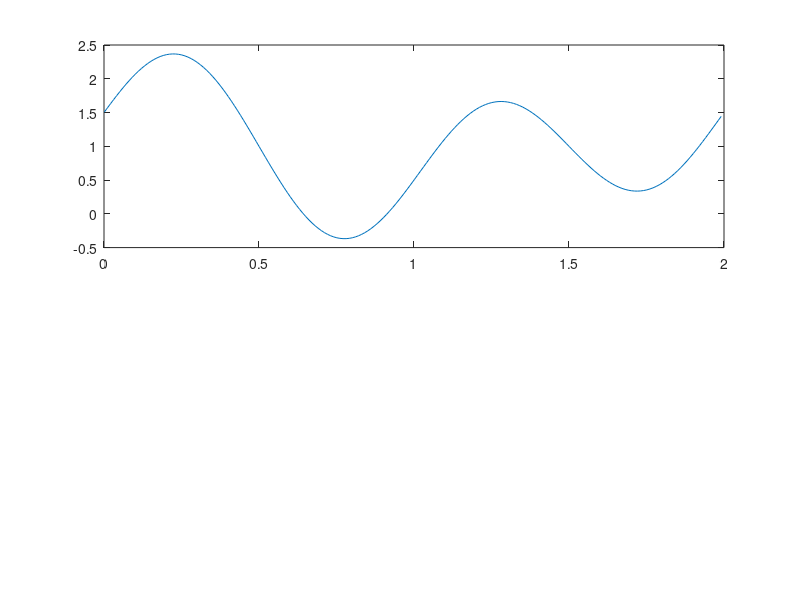

The MATLAB script that drew this image: (Note: this script raises an error after producing the figure.)
%%------------------------------------------------------------------------------
% Name        : EE321_Project_3.m
% Author(s)   : Kyle Bielby, Chris Lloyd, Stephen Epp, Philip Hubbe
% Class       : EE321 (Project 3)
% Due Date    : 2020-10-23
% Description : Calculating Error in Fourier Series Depending on the number of 
%               terms used.
% ------------------------------------------------------------------------------

% Clear the workspace and console
clear; clc;
t = 0.001:0.01:2;

%x (calculated by hand)
x = 1+1/2*cos(pi*t)+sin(2*pi*t);

%Plot x
figure(1);
subplot(2,1,1)
plot(t,x)

%Preallocation
n_max = 10;
mse = zeros(size(1:n_max));
ni_bool = 0;
nii_bool = 0;

for n = 1:n_max
    k = -n:n;
    xk = dd(k) + 1/4*dd(k+1) + 1/4*dd(k-1) + 1/(2*1i)*dd(k-2)-1/(2*1i)*dd(k+2);
    
    %Solve for xhat
    xhat = zeros(size(t));
    for i = 1:length(k)
        xhat = xhat + xk(i)*exp(1i*k(i)*pi*t);
    end
    
    %Plot xhat
    subplot(2,1,2)
    plot(t,xhat)
    pause(0.05)
    
    mse(n) = mean((x - xhat).^2);

    %Break when mse small enough
    if(mse(n) <= 0.01 && ni_bool == 0)
        ni = mse(n);
        ni_bool = 1;
    end
    if(mse(n) <= 0.001 && nii_bool == 0)  
        nii = mse(n);
        nii_bool = 1;
    end
end

%Plot mse(n) vs n
msedb = 20*log(mse);
figure(2)
plot(n,msedb)

%% 
% %% Findung xhat
% for n = 1:1000
%     xhat=0;
%     for k = -n:n
%         xk=((1*(t==k))+(1/4*(t==(k-1)|t==(k+1)))+(1/2i*(t==(k-2)|t==(k+2))));
%         plot(t,xk)
%         %xhat=xhat+
%     end
% end
% 
% t = 0.001:0.01:4;
%     xhat=0;
%     for k = -1000:1000
%         xk=((1*(t==k))+(1/4*(t==(k-1)|t==(k+1)))+(1/2i*(t==(k-2)|t==(k+2))));
%         xhat=xhat+xk.*exp(1i*k*pi.*t);
%     end

% n = [-3,-2,-1,0,1,2,3];
% a = dd(n+2);
% 
% stem(n,a)

% t = 0.001:0.01:4;

% CDL=> Working (missing complex terms at -2,2)
% N=5;
% k=-N:N;
% xk = dd(k) + 1/4*dd(k+1) + 1/4*dd(k-1);% + 1/(2*1i)*dd(k-2)-1/(2*1i)*dd(k+2);
% stem(k,xk);

% xhat=0;

% t = 0.001:0.01:4;
% N=1000;
% k=-N:N;
% xk = dd(k) + 1/4*dd(k+1) + 1/4*dd(k-1) + 1/(2*1i)*dd(k-2)-1/(2*1i)*dd(k+2);
% % stem(k,xk); % CDL=> Fails due to complex terms
% 
% xhat=xk.*exp(1i*k*pi.*t);
% 
% plot(t,xhat)

t1 = 0.001:0.01:4;
N=1000;
l=0;
for k = -N:N
    xk = dd(k) + 1/4*dd(k+1) + 1/4*dd(k-1) + 1/(2*1i)*dd(k-2)-1/(2*1i)*dd(k+2);
    xhat=exp((1i*k*pi).*t1) .* xk;
    l=l + exp((1i*k*pi).*t1);
end
% k=-N:N;

% stem(k,xk); % CDL=> Fails due to complex terms

xhat=xk.*exp(1i*k*pi.*t);

plot(t,xhat)

    
% for k = -N:N
%     xk = dd(k) + 1/4*dd(k+1) + 1/4*dd(k-1);% + 1/(2*1i)*dd(k-2)-1/(2*1i)*dd(k+2);
%     stem(k,xk);
% % %         xk=((1*(t==k))+(1/4*(t==(k-1)|t==(k+1)))+(1/2i*(t==(k-2)|t==(k+2))));
% %     x
% % xhat=xhat+xk.*exp(1i*k*pi.*t);
% end

function y = dd(x)
% x is a vector
% We create an output vector of only 0 (our default value)
y = zeros(1, length(x)); 

% We find indexes of input values equal to 0,
% and make them 1
y(x==0) = 1;
end
